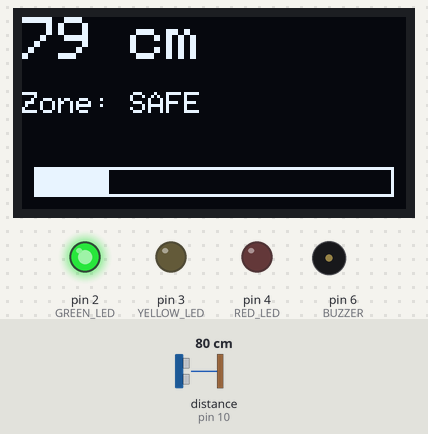
Bench run of a sketch on a simulated Arduino Uno, built with avr-gcc and run on an emulated ATmega328P. On the bench: 128×64 one-colour display, output pins drawn as LEDs (lit = HIGH), buzzer (waves = sounding). Wiring (inferred from the names in the program): ultrasonic range finder: trigger pin 9; echo pin 10. Inputs (shaded band) come from the test bench; at power-on: distance to the obstacle (sensor on pin 10) 80 cm. The echo pulse lasts 58.3 µs per cm; pins used as bus, display or sensor lines are not drawn; what the sketch prints to the serial monitor is not drawn.

Above: at 1.2 s.
1.3 s: distance to the obstacle (sensor on pin 10) set to 66 cm
At 2.4 s:
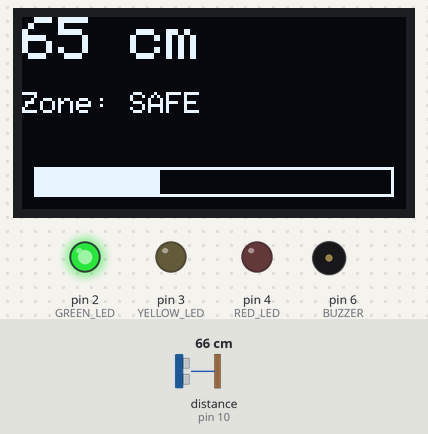
2.8 s: distance to the obstacle (sensor on pin 10) set to 56 cm
At 3.2 s:
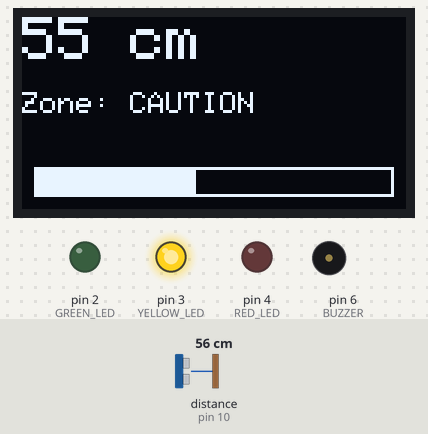
5.8 s: distance to the obstacle (sensor on pin 10) set to 34 cm
At 6.7 s:
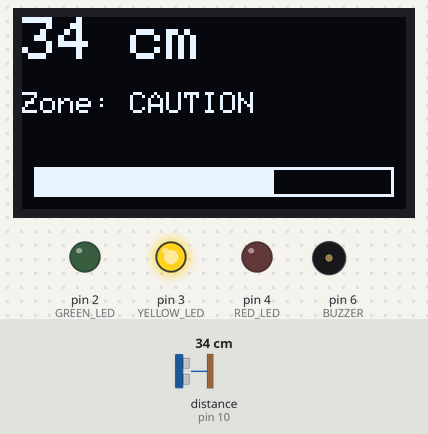
7.3 s: distance to the obstacle (sensor on pin 10) set to 27 cm
At 7.52 s:
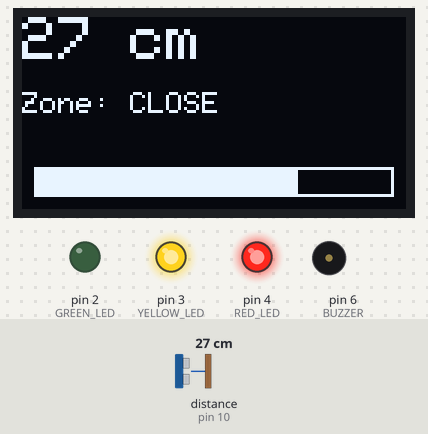
9.2 s: distance to the obstacle (sensor on pin 10) set to 18 cm
At 9.41 s:
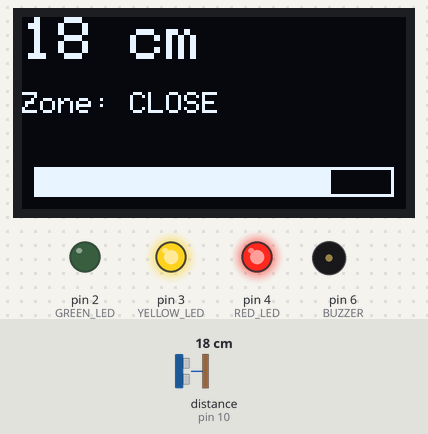
10.7 s: distance to the obstacle (sensor on pin 10) set to 14 cm
At 11.0 s:
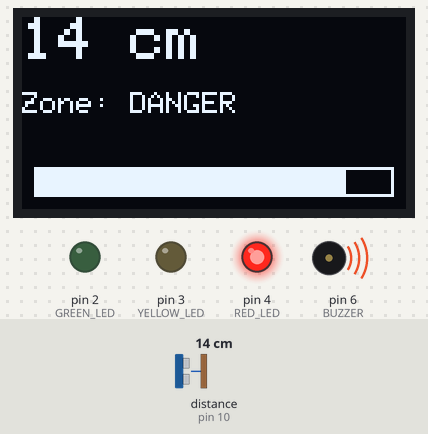
Timing chart, 0 to 13.2 s (numbered marks = the images above; inputs shaded):
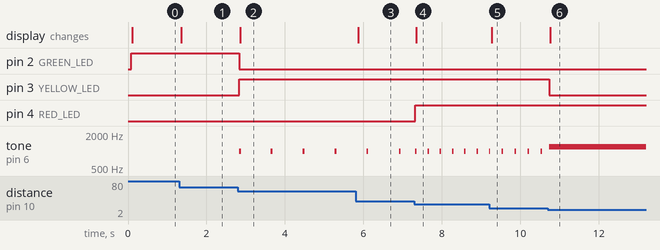

Measured:
- the behaviour switches between 61 and 60 cm on distance to the obstacle (sensor on pin 10) (found by bisection; images 1 and 2)
- the behaviour switches between 31 and 30 cm on distance to the obstacle (sensor on pin 10) (found by bisection; images 3 and 4)
- the behaviour switches between 16 and 15 cm on distance to the obstacle (sensor on pin 10) (found by bisection; images 5 and 6)
- after the input at 1.3 s, the display: changes after 0.06 s (image 1)
- after the input at 2.8 s, pin 2 (GREEN_LED): HIGH → LOW at once; pin 3 (YELLOW_LED): LOW → HIGH at once; tone on pin 6 (BUZZER): alternates 1000 Hz for 0.05 s and silent for 0.76 s, starting at once; the display: changes after 0.06 s (image 2)
- after the input at 5.8 s, the display: changes after 0.06 s (image 3)
- after the input at 7.3 s, pin 4 (RED_LED): LOW → HIGH at once; tone on pin 6 (BUZZER): alternates 1000 Hz for 0.04 s and silent for 0.27 s, starting at once; the display: changes after 0.05 s (image 4)
- after the input at 9.2 s, the display: changes after 0.06 s (image 5)
- after the input at 10.7 s, pin 3 (YELLOW_LED): HIGH → LOW at once; the display: changes after 0.06 s (image 6)

The sketch:

parking_assistant.ino
```cpp
#include <Wire.h>
#include <Adafruit_GFX.h>
#include <Adafruit_SSD1306.h>

#define SCREEN_WIDTH 128
#define SCREEN_HEIGHT 64
Adafruit_SSD1306 display(SCREEN_WIDTH, SCREEN_HEIGHT, &Wire, -1);

#define TRIG_PIN 9
#define ECHO_PIN 10

#define GREEN_LED 2
#define YELLOW_LED 3
#define RED_LED 4

#define BUZZER 6

unsigned long previousBeep = 0;
unsigned long previousSerial = 0;

float distance = 0;
String zone = "SAFE";

float measureDistance() {
  digitalWrite(TRIG_PIN, LOW);
  delayMicroseconds(2);

  digitalWrite(TRIG_PIN, HIGH);
  delayMicroseconds(10);

  digitalWrite(TRIG_PIN, LOW);

  long duration = pulseIn(ECHO_PIN, HIGH);

  float dist = duration * 0.034 / 2;

  return dist;
}

float averageDistance() {

  float total = 0;

  for (int i = 0; i < 5; i++) {
    total += measureDistance();
  }

  return total / 5.0;
}

void updateOLED(float dist) {

  display.clearDisplay();

  display.setTextSize(2);
  display.setTextColor(SSD1306_WHITE);

  display.setCursor(0,0);
  display.print(dist,0);
  display.print(" cm");

  display.setTextSize(1);
  display.setCursor(0,25);
  display.print("Zone: ");
  display.print(zone);

  int bar = map(constrain((int)dist,0,100),100,0,0,120);

  display.drawRect(4,50,120,10,SSD1306_WHITE);
  display.fillRect(4,50,bar,10,SSD1306_WHITE);

  display.display();
}

void setup() {

  Serial.begin(9600);

  pinMode(TRIG_PIN,OUTPUT);
  pinMode(ECHO_PIN,INPUT);

  pinMode(GREEN_LED,OUTPUT);
  pinMode(YELLOW_LED,OUTPUT);
  pinMode(RED_LED,OUTPUT);

  pinMode(BUZZER,OUTPUT);

  if(!display.begin(SSD1306_SWITCHCAPVCC,0x3C)){
    while(true);
  }

  display.clearDisplay();
  display.display();
}

void loop() {

  distance = averageDistance();

  digitalWrite(GREEN_LED,LOW);
  digitalWrite(YELLOW_LED,LOW);
  digitalWrite(RED_LED,LOW);

  unsigned long currentMillis = millis();

  noTone(BUZZER);

  if(distance > 60){

      zone="SAFE";

      digitalWrite(GREEN_LED,HIGH);
  }

  else if(distance >30){

      zone="CAUTION";

      digitalWrite(YELLOW_LED,HIGH);

      if(currentMillis-previousBeep>=800){

          tone(BUZZER,1000,100);

          previousBeep=currentMillis;
      }

  }

  else if(distance >15){

      zone="CLOSE";

      digitalWrite(YELLOW_LED,HIGH);
      digitalWrite(RED_LED,HIGH);

      if(currentMillis-previousBeep>=300){

          tone(BUZZER,1000,100);

          previousBeep=currentMillis;
      }

  }

  else{

      zone="DANGER";

      digitalWrite(RED_LED,HIGH);

      tone(BUZZER,1200);
  }

  updateOLED(distance);

  if(currentMillis-previousSerial>=500){

      Serial.print("Distance: ");
      Serial.print(distance);
      Serial.print(" cm");

      Serial.print(" | Zone: ");

      Serial.println(zone);

      previousSerial=currentMillis;
  }

}
```
